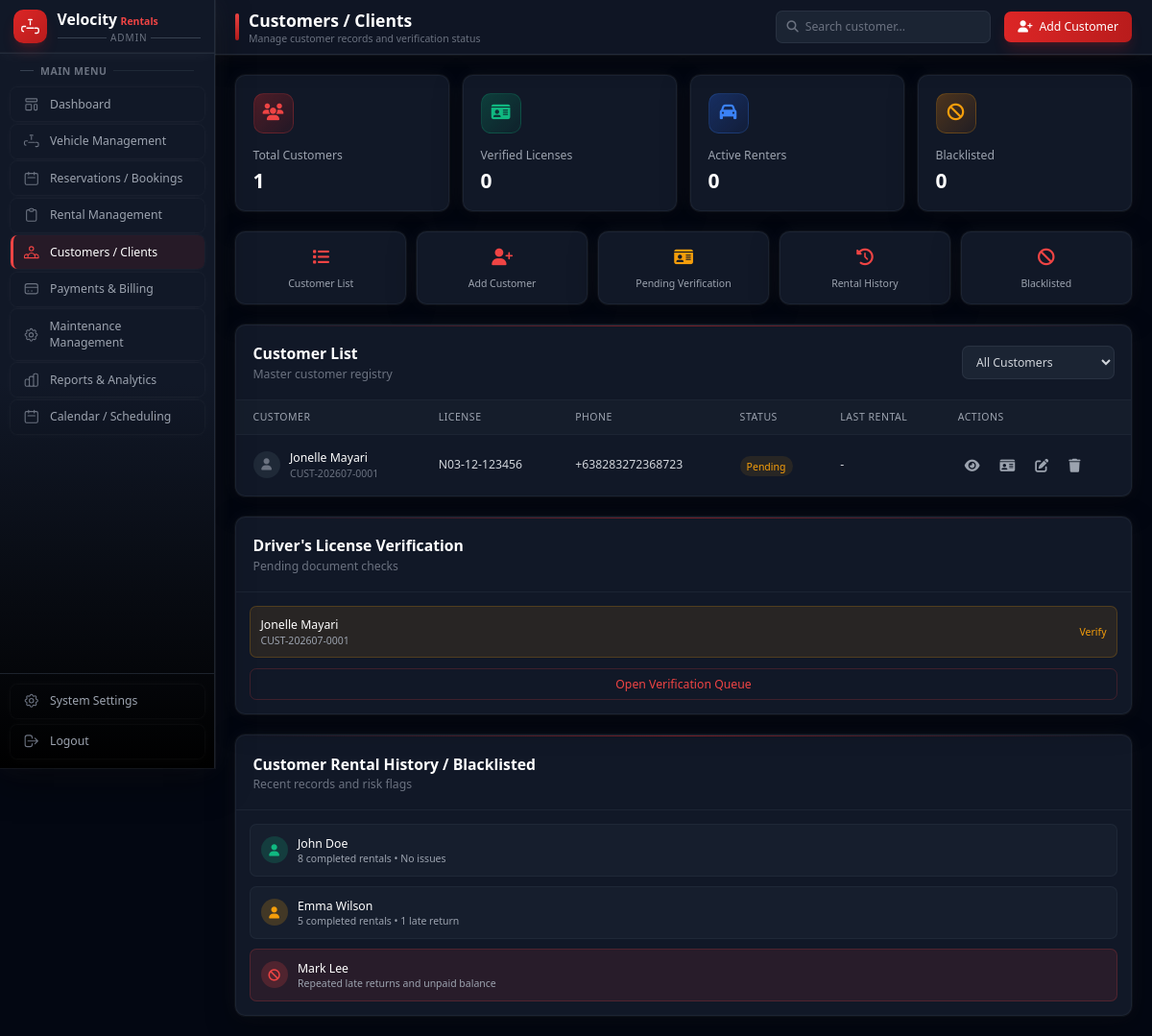
Page /admin/customers.php on the committed database.
### tables this page shows
CREATE TABLE `customers` (
  `id` int(11) NOT NULL,
  `customer_number` varchar(50) NOT NULL,
  `first_name` varchar(100) NOT NULL,
  `last_name` varchar(100) NOT NULL,
  `email` varchar(150) NOT NULL,
  `phone` varchar(20) NOT NULL,
  `address` text DEFAULT NULL,
  `license_number` varchar(20) NOT NULL,
  `license_expiry` date NOT NULL,
  `verification_status` enum('Pending','Verified','Rejected') DEFAULT 'Pending',
  `created_at` timestamp NOT NULL DEFAULT current_timestamp(),
  `updated_at` timestamp NOT NULL DEFAULT current_timestamp() ON UPDATE current_timestamp()
);

### admin/customers.php (the view, shortened to what the rows shown need)
<?php
$conn = getConnection();
$customers_sql = "SELECT * FROM customers ORDER BY created_at DESC";
$customers_result = $conn->query($customers_sql);
?>
<!DOCTYPE html>
<html lang="en">
<head>
    <script src="https://cdn.tailwindcss.com"></script>
    <link rel="stylesheet" href="https://cdnjs.cloudflare.com/ajax/libs/font-awesome/6.4.0/css/all.min.css">
</head>
<body class="bg-gray-950 text-gray-100 min-h-screen">
    <main class="lg:ml-64 min-h-screen">
        <header class="header-glow bg-gray-900/90 backdrop-blur-md border-b border-gray-700/50 sticky top-0 z-30">
            <div class="flex items-center justify-between h-16 px-4 lg:px-6">
                <div class="flex items-center gap-4">
                    <div class="flex items-center gap-3">
                        <div>
                            <h1 class="text-xl font-bold text-white">Customers / Clients</h1>
                        </div>
                    </div>
                </div>
            </div>
        </header>
        <div class="p-4 lg:p-6">
            <div class="grid grid-cols-1 xl:grid-cols-3 gap-6 mb-6">
                <div class="xl:col-span-2 card-glow bg-gray-900 rounded-xl border border-gray-700/30">
                    <div class="light-strip flex items-center justify-between p-5 border-b border-gray-700/30">
                        <div>
                            <h2 class="text-lg font-semibold text-white">Customer List</h2>
                        </div>
                    </div>
                    <div class="overflow-x-auto">
                        <table class="w-full">
                            <thead>
                                <tr class="border-b border-gray-700/30 bg-gray-800/30">
                                    <th class="text-left text-xs font-medium text-gray-400 uppercase tracking-wider px-5 py-3">Customer</th>
                                    <th class="text-left text-xs font-medium text-gray-400 uppercase tracking-wider px-5 py-3">License</th>
                                    <th class="text-left text-xs font-medium text-gray-400 uppercase tracking-wider px-5 py-3">Phone</th>
                                    <th class="text-left text-xs font-medium text-gray-400 uppercase tracking-wider px-5 py-3">Status</th>
                                    <th class="text-left text-xs font-medium text-gray-400 uppercase tracking-wider px-5 py-3">Last Rental</th>
                                    <th class="text-left text-xs font-medium text-gray-400 uppercase tracking-wider px-5 py-3">Actions</th>
                                </tr>
                            </thead>
                            <tbody id="customerTableBody" class="divide-y divide-gray-700/30">
                                <?php if ($customers_result && $customers_result->num_rows > 0): ?>
                                    <?php while($customer = $customers_result->fetch_assoc()): ?>
                                        <tr class="hover:bg-gray-800/40 transition-colors customer-row"
                                            data-status="<?php echo $customer['verification_status']; ?>"
                                            data-name="<?php echo strtolower($customer['first_name'] . ' ' . $customer['last_name']); ?>"
                                            data-license="<?php echo strtolower($customer['license_number']); ?>">
                                            <td class="px-5 py-4">
                                                <div class="flex items-center gap-3">
                                                    <div class="w-8 h-8 rounded-full bg-gray-800 flex items-center justify-center">
                                                        <i class="fas fa-user text-gray-500 text-sm"></i>
                                                    </div>
                                                    <div>
                                                        <p class="text-sm font-medium text-white"><?php echo $customer['first_name'] . ' ' . $customer['last_name']; ?></p>
                                                        <p class="text-xs text-gray-500"><?php echo $customer['customer_number']; ?></p>
                                                    </div>
                                                </div>
                                            </td>
                                            <td class="px-5 py-4 text-sm text-gray-300"><?php echo $customer['license_number']; ?></td>
                                            <td class="px-5 py-4 text-sm text-gray-300"><?php echo $customer['phone']; ?></td>
                                            <td class="px-5 py-4">
                                                <span class="px-2 py-1 text-xs font-medium
                                                    <?php
                                                        if($customer['verification_status'] == 'Verified') echo 'bg-emerald-500/10 text-emerald-500';
                                                        elseif($customer['verification_status'] == 'Pending') echo 'bg-amber-500/10 text-amber-500';
                                                        else echo 'bg-red-500/10 text-red-500';
                                                    ?> rounded-full">
                                                    <?php echo $customer['verification_status']; ?>
                                                </span>
                                            </td>
                                            <td class="px-5 py-4 text-sm text-gray-300">-</td>
                                            <td class="px-5 py-4">
                                                <div class="flex items-center gap-2">
                                                    <button onclick="viewCustomer(<?php echo $customer['id']; ?>)" class="p-2 text-gray-400 hover:text-blue-500 hover:bg-gray-700 rounded-lg transition-colors" title="View">
                                                        <i class="fas fa-eye"></i>
                                                    </button>
                                                    <?php if($customer['verification_status'] == 'Pending'): ?>
                                                        <button onclick="openVerificationModal(<?php echo $customer['id']; ?>)" class="p-2 text-gray-400 hover:text-emerald-500 hover:bg-gray-700 rounded-lg transition-colors" title="Verify License">
                                                            <i class="fas fa-id-card"></i>
                                                        </button>
                                                    <?php endif; ?>
                                                    <button onclick="editCustomer(<?php echo $customer['id']; ?>)" class="p-2 text-gray-400 hover:text-white hover:bg-gray-700 rounded-lg transition-colors" title="Edit">
                                                        <i class="fas fa-edit"></i>
                                                    </button>
                                                    <button onclick="confirmDelete(<?php echo $customer['id']; ?>)" class="p-2 text-gray-400 hover:text-red-500 hover:bg-gray-700 rounded-lg transition-colors" title="Delete">
                                                        <i class="fas fa-trash"></i>
                                                    </button>
                                                </div>
                                            </td>
                                        </tr>
                                    <?php endwhile; ?>
                                <?php endif; ?>
                            </tbody>
                        </table>
                    </div>
                </div>
                <div class="card-glow bg-gray-900 rounded-xl border border-gray-700/30">
                    <div class="light-strip p-5 border-b border-gray-700/30">
                        <h2 class="text-lg font-semibold text-white">Driver's License Verification</h2>
                    </div>
                    <div class="p-4 space-y-3">
                        <?php
                        $conn = getConnection();
                        $pending_sql = "SELECT id, first_name, last_name, customer_number FROM customers WHERE verification_status = 'Pending' LIMIT 5";
                        $pending_result = $conn->query($pending_sql);
                        if ($pending_result && $pending_result->num_rows > 0):
                            while($pending = $pending_result->fetch_assoc()):
                        ?>
                        <div class="p-3 rounded-lg bg-amber-500/10 border border-amber-500/20">
                            <div class="flex items-center justify-between">
                                <div>
                                    <p class="text-sm font-medium text-white"><?php echo $pending['first_name'] . ' ' . $pending['last_name']; ?></p>
                                    <p class="text-xs text-gray-400"><?php echo $pending['customer_number']; ?></p>
                                </div>
                                <button onclick="openVerificationModal(<?php echo $pending['id']; ?>)" class="text-xs text-amber-500 hover:text-amber-400">Verify</button>
                            </div>
                        </div>
                        <?php
                            endwhile;
                        else:
                        ?>
                        <p class="text-sm text-gray-400 text-center py-4">No pending verifications</p>
                        <?php endif;
                        ?>
                    </div>
                </div>
            </div>
            <div class="card-glow bg-gray-900 rounded-xl border border-gray-700/30">
                <div class="light-strip p-5 border-b border-gray-700/30">
                    <h2 class="text-lg font-semibold text-white">Customer Rental History / Blacklisted</h2>
                </div>
            </div>
        </div>
    </main>
</body>
</html>

### rows in the picture
customers: first_name "Jonelle", last_name "Mayari", customer_number "CUST-202607-0001", license_number "N03-12-123456", phone "+638283272368723", verification_status "Pending"

### other values in the picture
$total_customers "1"
$verified_customers "0"
$active_renters "0"
$blacklisted_customers "0"
